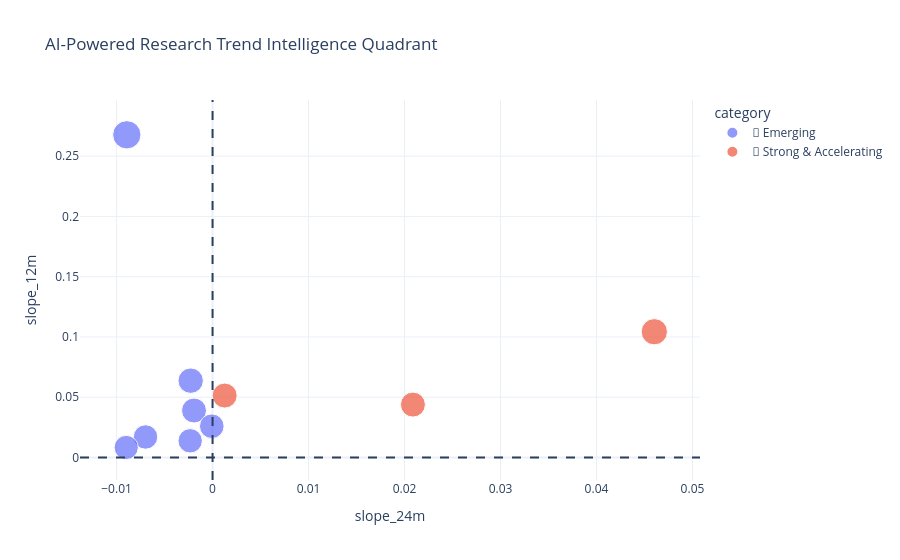

This figure's notebook cell:
### Code cell
df_plot = topics_df.dropna()
df_plot["category"] = df_plot.apply(assign_quadrant, axis=1)
fig = px.scatter(
    df_plot,
    x="slope_24m",
    y="slope_12m",
    size="growth_size",
    color="category",
    hover_name="label",
    title="AI-Powered Research Trend Intelligence Quadrant"
)

fig.add_vline(x=0, line_dash="dash")
fig.add_hline(y=0, line_dash="dash")

fig.update_layout(template="plotly_white")

fig.show()

### Figure 1 — Plotly figure (JSON) as saved in the notebook; plotly's stock layout.template omitted (floating-point values rounded to 4 significant figures)
{"data": [{"hovertemplate": "<b>%{hovertext}</b><br><br>category=🌱 Emerging<br>slope_24m=%{x}<br>slope_12m=%{y}<br>growth_size=%{marker.size}<extra></extra>", "hovertext": ["Recipe recipes dietary", "Bandits regret multiarmed", "Brain signals decoding", "Private dp data", "Variables causality discovery", "Algorithm problems bo", "Pruning networks gradient"], "legendgroup": "🌱 Emerging", "marker": {"color": "#636efa", "size": [50.0, 40.11, 38.81, 37.82, 37.29, 36.6, 37.08], "sizemode": "area", "sizeref": 0.125, "symbol": "circle"}, "mode": "markers", "name": "🌱 Emerging", "orientation": "v", "showlegend": true, "type": "scatter", "x": [-0.008933, -0.002281, -0.001932, -8.12e-05, -0.006983, -0.008995, -0.002332], "xaxis": "x", "y": [0.2677, 0.06373, 0.03897, 0.02596, 0.01703, 0.008327, 0.01387], "yaxis": "y"}, {"hovertemplate": "<b>%{hovertext}</b><br><br>category=🚀 Strong & Accelerating<br>slope_24m=%{x}<br>slope_12m=%{y}<br>growth_size=%{marker.size}<extra></extra>", "hovertext": ["Sampling generation models", "Auction bidding auctions", "Traits social roleplaying"], "legendgroup": "🚀 Strong & Accelerating", "marker": {"color": "#EF553B", "size": [43.08, 39.09, 38.96], "sizemode": "area", "sizeref": 0.125, "symbol": "circle"}, "mode": "markers", "name": "🚀 Strong & Accelerating", "orientation": "v", "showlegend": true, "type": "scatter", "x": [0.04602, 0.001259, 0.02087], "xaxis": "x", "y": [0.1043, 0.05139, 0.04391], "yaxis": "y"}], "layout": {"legend": {"itemsizing": "constant", "title": {"text": "category"}, "tracegroupgap": 0}, "shapes": [{"line": {"dash": "dash"}, "type": "line", "x0": 0, "x1": 0, "xref": "x", "y0": 0, "y1": 1, "yref": "y domain"}, {"line": {"dash": "dash"}, "type": "line", "x0": 0, "x1": 1, "xref": "x domain", "y0": 0, "y1": 0, "yref": "y"}], "title": {"text": "AI-Powered Research Trend Intelligence Quadrant"}, "xaxis": {"anchor": "y", "domain": [0, 1], "title": {"text": "slope_24m"}}, "yaxis": {"anchor": "x", "domain": [0, 1], "title": {"text": "slope_12m"}}}}
